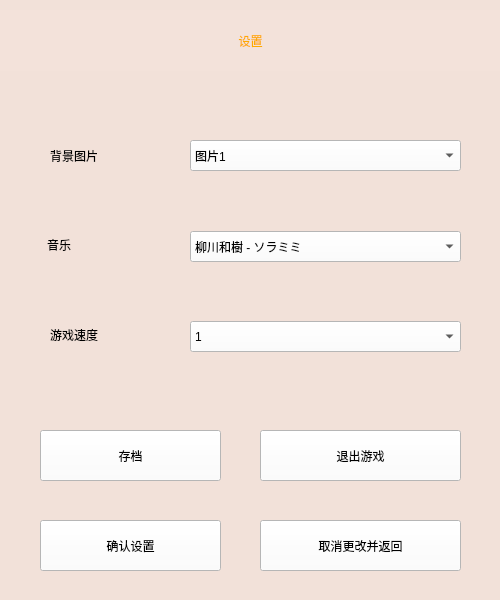
<?xml version="1.0" encoding="UTF-8"?>
<ui version="4.0">
 <class>config</class>
 <widget class="QMainWindow" name="config">
  <property name="geometry">
   <rect>
    <x>0</x>
    <y>0</y>
    <width>500</width>
    <height>600</height>
   </rect>
  </property>
  <property name="windowTitle">
   <string>MainWindow</string>
  </property>
  <property name="styleSheet">
   <string notr="true">
font: 14pt &quot;黑体&quot;;</string>
  </property>
  <widget class="QWidget" name="centralwidget">
   <widget class="QLabel" name="label">
    <property name="geometry">
     <rect>
      <x>0</x>
      <y>10</y>
      <width>501</width>
      <height>61</height>
     </rect>
    </property>
    <property name="styleSheet">
     <string notr="true">color: rgb(255, 170, 0);
background-color: rgba(255, 255, 255, 10);
font: 30pt &quot;方正粗圆简体&quot;;</string>
    </property>
    <property name="text">
     <string>设置</string>
    </property>
    <property name="alignment">
     <set>Qt::AlignCenter</set>
    </property>
   </widget>
   <widget class="QLabel" name="label_2">
    <property name="geometry">
     <rect>
      <x>50</x>
      <y>130</y>
      <width>101</width>
      <height>51</height>
     </rect>
    </property>
    <property name="styleSheet">
     <string notr="true">background-color: rgba(255, 255, 255, 0);</string>
    </property>
    <property name="text">
     <string>背景图片</string>
    </property>
   </widget>
   <widget class="QComboBox" name="cb_pic">
    <property name="geometry">
     <rect>
      <x>190</x>
      <y>140</y>
      <width>271</width>
      <height>31</height>
     </rect>
    </property>
    <property name="styleSheet">
     <string notr="true">background-color: rgba(255, 255, 255);</string>
    </property>
    <item>
     <property name="text">
      <string>图片1</string>
     </property>
    </item>
    <item>
     <property name="text">
      <string>图片2</string>
     </property>
    </item>
    <item>
     <property name="text">
      <string>图片3</string>
     </property>
    </item>
   </widget>
   <widget class="QComboBox" name="cb_music">
    <property name="geometry">
     <rect>
      <x>190</x>
      <y>231</y>
      <width>271</width>
      <height>31</height>
     </rect>
    </property>
    <property name="styleSheet">
     <string notr="true">background-color: rgba(255, 255, 255);</string>
    </property>
    <item>
     <property name="text">
      <string>柳川和樹 - ソラミミ</string>
     </property>
    </item>
    <item>
     <property name="text">
      <string>柳川和樹 - 透明な栞</string>
     </property>
    </item>
    <item>
     <property name="text">
      <string>水上浩介 - 故郷の島</string>
     </property>
    </item>
   </widget>
   <widget class="QLabel" name="label_3">
    <property name="geometry">
     <rect>
      <x>47</x>
      <y>229</y>
      <width>101</width>
      <height>31</height>
     </rect>
    </property>
    <property name="styleSheet">
     <string notr="true">background-color: rgba(255, 255, 255, 0);</string>
    </property>
    <property name="text">
     <string>音乐</string>
    </property>
   </widget>
   <widget class="QLabel" name="label_4">
    <property name="geometry">
     <rect>
      <x>50</x>
      <y>314</y>
      <width>111</width>
      <height>41</height>
     </rect>
    </property>
    <property name="styleSheet">
     <string notr="true">background-color: rgba(255, 255, 255, 0);</string>
    </property>
    <property name="text">
     <string>游戏速度</string>
    </property>
   </widget>
   <widget class="QComboBox" name="cb_speed">
    <property name="geometry">
     <rect>
      <x>190</x>
      <y>321</y>
      <width>271</width>
      <height>31</height>
     </rect>
    </property>
    <property name="styleSheet">
     <string notr="true">background-color: rgba(255, 255, 255);</string>
    </property>
    <item>
     <property name="text">
      <string>1</string>
     </property>
    </item>
    <item>
     <property name="text">
      <string>2</string>
     </property>
    </item>
    <item>
     <property name="text">
      <string>5</string>
     </property>
    </item>
    <item>
     <property name="text">
      <string>10</string>
     </property>
    </item>
    <item>
     <property name="text">
      <string>100</string>
     </property>
    </item>
    <item>
     <property name="text">
      <string>0.5</string>
     </property>
    </item>
    <item>
     <property name="text">
      <string>0.25</string>
     </property>
    </item>
   </widget>
   <widget class="QPushButton" name="btn_save">
    <property name="geometry">
     <rect>
      <x>40</x>
      <y>430</y>
      <width>181</width>
      <height>51</height>
     </rect>
    </property>
    <property name="styleSheet">
     <string notr="true">background-color: rgb(255, 255, 255);</string>
    </property>
    <property name="text">
     <string>存档</string>
    </property>
   </widget>
   <widget class="QPushButton" name="pushButton_2">
    <property name="geometry">
     <rect>
      <x>260</x>
      <y>430</y>
      <width>201</width>
      <height>51</height>
     </rect>
    </property>
    <property name="styleSheet">
     <string notr="true">background-color: rgb(255, 255, 255);</string>
    </property>
    <property name="text">
     <string>退出游戏</string>
    </property>
   </widget>
   <widget class="QPushButton" name="pushButton_3">
    <property name="geometry">
     <rect>
      <x>40</x>
      <y>520</y>
      <width>181</width>
      <height>51</height>
     </rect>
    </property>
    <property name="styleSheet">
     <string notr="true">background-color: rgb(255, 255, 255);</string>
    </property>
    <property name="text">
     <string>确认设置</string>
    </property>
   </widget>
   <widget class="QPushButton" name="pushButton_4">
    <property name="geometry">
     <rect>
      <x>260</x>
      <y>520</y>
      <width>201</width>
      <height>51</height>
     </rect>
    </property>
    <property name="styleSheet">
     <string notr="true">background-color: rgb(255, 255, 255);</string>
    </property>
    <property name="text">
     <string>取消更改并返回</string>
    </property>
   </widget>
   <widget class="QLabel" name="label_5">
    <property name="geometry">
     <rect>
      <x>0</x>
      <y>0</y>
      <width>500</width>
      <height>600</height>
     </rect>
    </property>
    <property name="styleSheet">
     <string notr="true">background-color: rgba(255, 170, 127, 50);</string>
    </property>
    <property name="text">
     <string/>
    </property>
   </widget>
   <zorder>label_5</zorder>
   <zorder>label</zorder>
   <zorder>label_2</zorder>
   <zorder>cb_pic</zorder>
   <zorder>cb_music</zorder>
   <zorder>label_3</zorder>
   <zorder>label_4</zorder>
   <zorder>cb_speed</zorder>
   <zorder>btn_save</zorder>
   <zorder>pushButton_2</zorder>
   <zorder>pushButton_3</zorder>
   <zorder>pushButton_4</zorder>
  </widget>
 </widget>
 <resources/>
 <connections/>
</ui>
